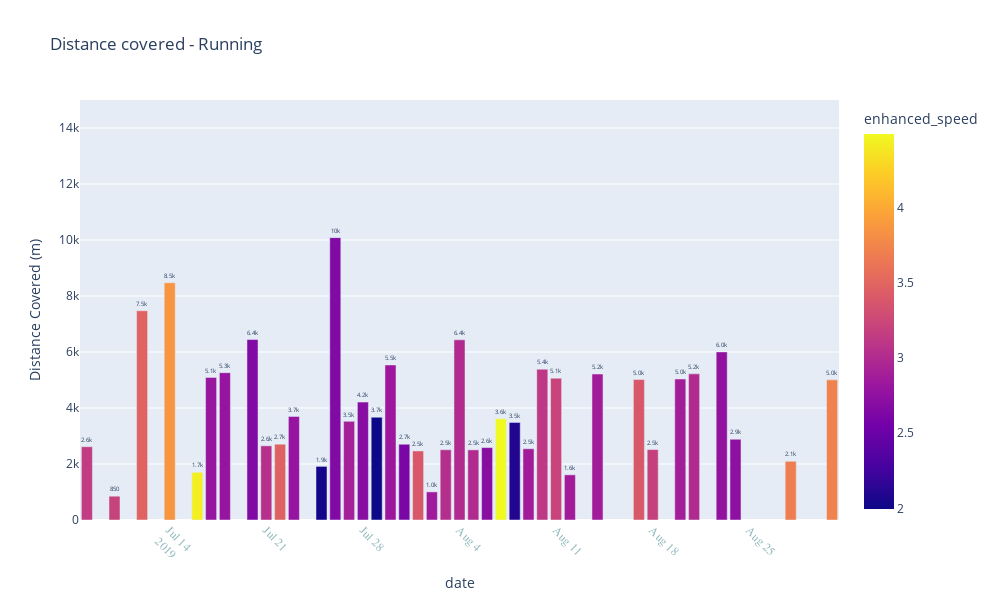

The notebook cell saved with this chart:
### Markdown cell above
## 2a. Run Workouts ##

### Code cell
fig = px.bar(run_df,
            y = 'distance',
            x = 'date',  
            labels = {
                "distance": "Distance Covered (m)"
            },  
            text_auto='.2s',  
            title = 'Distance covered - Running', 
            color = 'enhanced_speed',
            height = 600, 
            width = 1000,
            ## color_discrete_Sequence changes the line color
            color_discrete_sequence=["#244747"]              
            )

fig.update_yaxes(range=[0.0, 15000.0])

## To change font type, size, color of axis 
fig.update_xaxes(tickangle=45, tickfont=dict(
                               family='Rockwell', 
                               color='#91b8bd', 
                               size=12)) 

fig.update_traces(textfont_size=12, textangle=0, textposition="outside", cliponaxis=False)

fig.show()

### change bar color

### Figure 1 — Plotly figure (JSON) as saved in the notebook; plotly's stock layout.template omitted (floating-point values rounded to 4 significant figures)
{"data": [{"alignmentgroup": "True", "cliponaxis": false, "hovertemplate": "date=%{x}<br>Distance Covered (m)=%{y}<br>enhanced_speed=%{marker.color}<extra></extra>", "legendgroup": "", "marker": {"color": [3.144, 3.21, 3.48, 3.863, 4.432, 2.799, 2.79, 2.659, 3.042, 3.471, 2.79, 2.025, 2.65, 2.893, 2.697, 1.997, 2.827, 2.613, 3.387, 2.865, 3.032, 3.004, 3.004, 2.706, 4.488, 2.099, 2.874, 3.116, 3.219, 2.874, 2.874, 3.387, 3.191, 2.883, 3.004, 2.762, 2.734, 3.686, 3.723], "coloraxis": "coloraxis", "pattern": {"shape": ""}}, "name": "", "offsetgroup": "", "orientation": "v", "showlegend": false, "textangle": 0, "textfont": {"size": 12}, "textposition": "outside", "texttemplate": "%{y:.2s}", "type": "bar", "x": ["2019-07-08", "2019-07-10", "2019-07-12", "2019-07-14", "2019-07-16", "2019-07-17", "2019-07-18", "2019-07-20", "2019-07-21", "2019-07-22", "2019-07-23", "2019-07-25", "2019-07-26", "2019-07-27", "2019-07-28", "2019-07-29", "2019-07-30", "2019-07-31", "2019-08-01", "2019-08-02", "2019-08-03", "2019-08-04", "2019-08-05", "2019-08-06", "2019-08-07", "2019-08-08", "2019-08-09", "2019-08-10", "2019-08-11", "2019-08-12", "2019-08-14", "2019-08-17", "2019-08-18", "2019-08-20", "2019-08-21", "2019-08-23", "2019-08-24", "2019-08-28", "2019-08-31"], "xaxis": "x", "y": [2617.0, 849.9, 7474.0, 8472.0, 1705.0, 5093.0, 5262.0, 6446.0, 2649.0, 2707.0, 3700.0, 1915.0, 10080.0, 3524.0, 4211.0, 3671.0, 5537.0, 2706.0, 2467.0, 1004.0, 2510.0, 6436.0, 2506.0, 2586.0, 3615, 3485, 2545.0, 5386.0, 5067.0, 1613.0, 5215.0, 5016.0, 2516.0, 5036.0, 5220.0, 6003.0, 2884.0, 2097.0, 5006.0], "yaxis": "y"}], "layout": {"barmode": "relative", "coloraxis": {"colorbar": {"title": {"text": "enhanced_speed"}}, "colorscale": [[0, "#0d0887"], [0.1111, "#46039f"], [0.2222, "#7201a8"], [0.3333, "#9c179e"], [0.4444, "#bd3786"], [0.5556, "#d8576b"], [0.6667, "#ed7953"], [0.7778, "#fb9f3a"], [0.8889, "#fdca26"], [1, "#f0f921"]]}, "height": 600, "legend": {"tracegroupgap": 0}, "title": {"text": "Distance covered - Running"}, "width": 1000, "xaxis": {"anchor": "y", "autorange": true, "domain": [0, 1], "range": ["2019-07-07 12:00", "2019-08-31 12:00"], "tickangle": 45, "tickfont": {"color": "#91b8bd", "family": "Rockwell", "size": 12}, "title": {"text": "date"}, "type": "date"}, "yaxis": {"anchor": "x", "domain": [0, 1], "range": [0, 15000], "title": {"text": "Distance Covered (m)"}, "type": "linear"}}}
